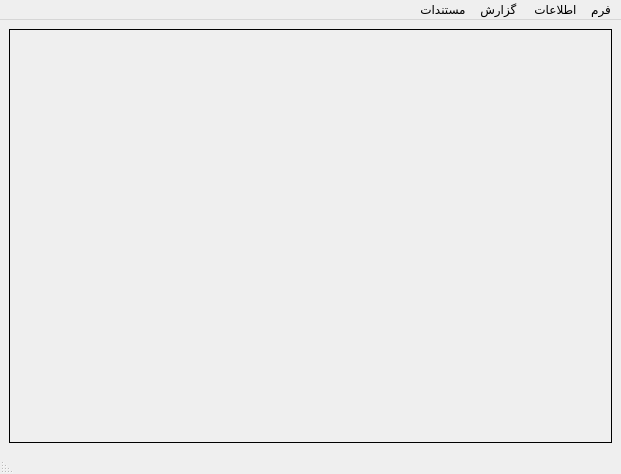
<?xml version="1.0" encoding="UTF-8"?>
<ui version="4.0">
 <class>MainWindow</class>
 <widget class="QMainWindow" name="MainWindow">
  <property name="geometry">
   <rect>
    <x>0</x>
    <y>0</y>
    <width>621</width>
    <height>474</height>
   </rect>
  </property>
  <property name="sizePolicy">
   <sizepolicy hsizetype="Expanding" vsizetype="Expanding">
    <horstretch>0</horstretch>
    <verstretch>0</verstretch>
   </sizepolicy>
  </property>
  <property name="windowTitle">
   <string>حساب سیستم</string>
  </property>
  <property name="layoutDirection">
   <enum>Qt::LayoutDirection::RightToLeft</enum>
  </property>
  <property name="locale">
   <locale language="Persian" country="Iran"/>
  </property>
  <widget class="QWidget" name="centralwidget">
   <layout class="QVBoxLayout" name="verticalLayout">
    <item>
     <widget class="QFrame" name="frame">
      <property name="layoutDirection">
       <enum>Qt::LayoutDirection::RightToLeft</enum>
      </property>
      <property name="frameShape">
       <enum>QFrame::Shape::Box</enum>
      </property>
      <property name="frameShadow">
       <enum>QFrame::Shadow::Plain</enum>
      </property>
      <layout class="QVBoxLayout" name="verticalLayout_2"/>
     </widget>
    </item>
   </layout>
  </widget>
  <widget class="QMenuBar" name="menubar">
   <property name="geometry">
    <rect>
     <x>0</x>
     <y>0</y>
     <width>621</width>
     <height>29</height>
    </rect>
   </property>
   <widget class="QMenu" name="menu">
    <property name="title">
     <string>فرم</string>
    </property>
    <addaction name="action"/>
    <addaction name="action_2"/>
    <addaction name="action_3"/>
   </widget>
   <widget class="QMenu" name="menu_2">
    <property name="title">
     <string>اطلاعات</string>
    </property>
    <addaction name="action_4"/>
    <addaction name="action_5"/>
   </widget>
   <widget class="QMenu" name="menu_3">
    <property name="title">
     <string>گزارش </string>
    </property>
   </widget>
   <widget class="QMenu" name="menu_4">
    <property name="title">
     <string>مستندات</string>
    </property>
    <addaction name="action_6"/>
    <addaction name="action_7"/>
    <addaction name="action_8"/>
   </widget>
   <addaction name="menu"/>
   <addaction name="menu_2"/>
   <addaction name="menu_3"/>
   <addaction name="menu_4"/>
  </widget>
  <widget class="QStatusBar" name="statusbar"/>
  <action name="action">
   <property name="text">
    <string>ایجاد فرم</string>
   </property>
  </action>
  <action name="action_2">
   <property name="text">
    <string>ویرایش فرم</string>
   </property>
  </action>
  <action name="action_3">
   <property name="text">
    <string>حذف فرم</string>
   </property>
  </action>
  <action name="action_4">
   <property name="text">
    <string>افزودن اطلاعات</string>
   </property>
  </action>
  <action name="action_5">
   <property name="text">
    <string>نمایش اطلاعات</string>
   </property>
  </action>
  <action name="action_6">
   <property name="text">
    <string>راهنمای </string>
   </property>
  </action>
  <action name="action_7">
   <property name="text">
    <string>راههای تماس</string>
   </property>
  </action>
  <action name="action_8">
   <property name="text">
    <string>درباره ما</string>
   </property>
  </action>
 </widget>
 <resources/>
 <connections/>
</ui>
